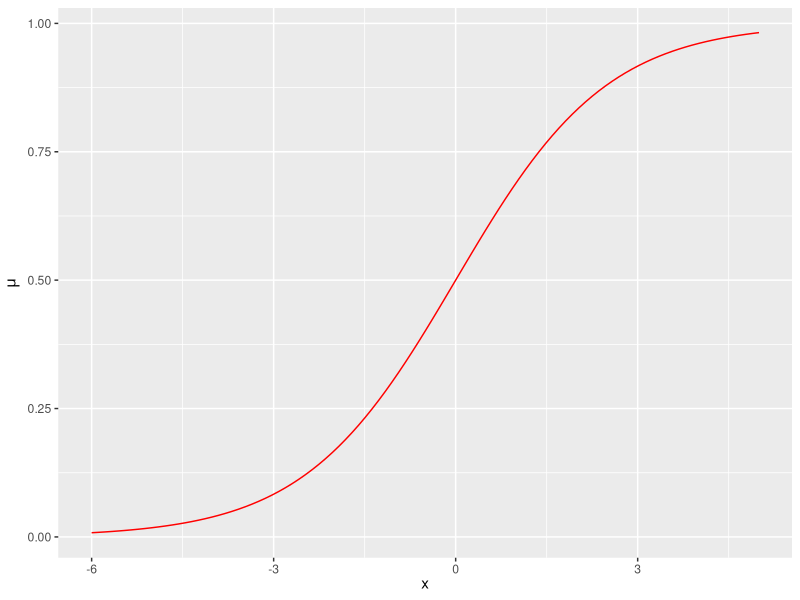

Recreate this plot in R. (Note: this script raises an error after producing the figure.)
## ---- chunk 1
#| include: true
#| echo: false

suppressPackageStartupMessages(library(knitr))
knitr::opts_chunk$set(echo = FALSE, message=FALSE,warning = FALSE, error = FALSE)
## ---- chunk 2
library(ggplot2)
expit=function(x) return(exp(x)/(1+exp(x)))
beta0=0
beta1=0.8 
ggplot(data.frame(x = c(-6, 5)), aes(x)) + 
  xlab(expression(x)) + 
  ylab(expression(mu)) + 
  stat_function(fun = function(x) expit(beta0+beta1*x), geom = "line", colour = "red")
## ---- chunk 3
#http://zevross.com/blog/2017/06/19/tips-and-tricks-for-working-with-images-and-figures-in-r-markdown-documents/
# options in r chunk settings
# out.width="110%"
# dpi=72

include_graphics("ELSfig71.png")
